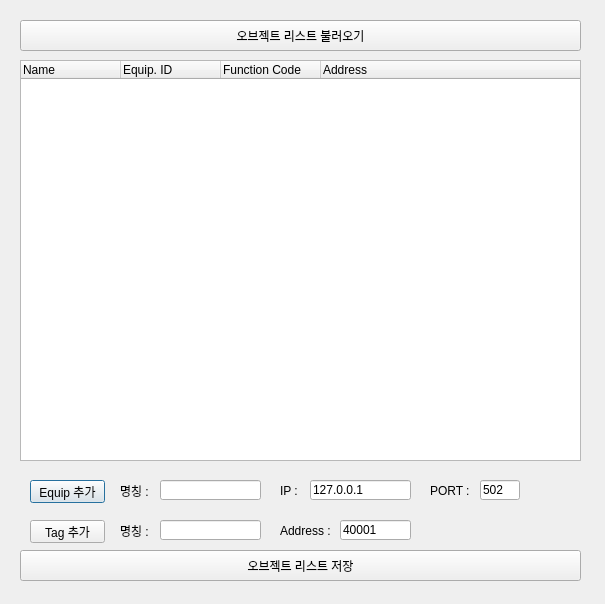
<?xml version="1.0" encoding="UTF-8"?>
<ui version="4.0">
 <class>Dialog</class>
 <widget class="QDialog" name="Dialog">
  <property name="geometry">
   <rect>
    <x>0</x>
    <y>0</y>
    <width>605</width>
    <height>604</height>
   </rect>
  </property>
  <property name="windowTitle">
   <string>Dialog</string>
  </property>
  <widget class="QTreeWidget" name="tree1">
   <property name="geometry">
    <rect>
     <x>20</x>
     <y>60</y>
     <width>561</width>
     <height>401</height>
    </rect>
   </property>
   <property name="editTriggers">
    <set>QAbstractItemView::AnyKeyPressed|QAbstractItemView::DoubleClicked</set>
   </property>
   <property name="selectionBehavior">
    <enum>QAbstractItemView::SelectRows</enum>
   </property>
   <column>
    <property name="text">
     <string>Name</string>
    </property>
   </column>
   <column>
    <property name="text">
     <string>Equip. ID</string>
    </property>
   </column>
   <column>
    <property name="text">
     <string>Function Code</string>
    </property>
   </column>
   <column>
    <property name="text">
     <string>Address</string>
    </property>
   </column>
  </widget>
  <widget class="QPushButton" name="add_equip">
   <property name="geometry">
    <rect>
     <x>30</x>
     <y>480</y>
     <width>75</width>
     <height>23</height>
    </rect>
   </property>
   <property name="text">
    <string>Equip 추가</string>
   </property>
  </widget>
  <widget class="QLineEdit" name="input_ip">
   <property name="geometry">
    <rect>
     <x>310</x>
     <y>480</y>
     <width>101</width>
     <height>20</height>
    </rect>
   </property>
   <property name="text">
    <string>127.0.0.1</string>
   </property>
  </widget>
  <widget class="QLabel" name="label">
   <property name="geometry">
    <rect>
     <x>280</x>
     <y>480</y>
     <width>56</width>
     <height>21</height>
    </rect>
   </property>
   <property name="text">
    <string>IP :</string>
   </property>
  </widget>
  <widget class="QLineEdit" name="input_port">
   <property name="geometry">
    <rect>
     <x>480</x>
     <y>480</y>
     <width>40</width>
     <height>20</height>
    </rect>
   </property>
   <property name="text">
    <string>502</string>
   </property>
  </widget>
  <widget class="QLabel" name="label_2">
   <property name="geometry">
    <rect>
     <x>430</x>
     <y>480</y>
     <width>56</width>
     <height>21</height>
    </rect>
   </property>
   <property name="text">
    <string>PORT :</string>
   </property>
  </widget>
  <widget class="QLineEdit" name="input_equipname">
   <property name="geometry">
    <rect>
     <x>160</x>
     <y>480</y>
     <width>101</width>
     <height>20</height>
    </rect>
   </property>
   <property name="text">
    <string/>
   </property>
  </widget>
  <widget class="QLabel" name="label_3">
   <property name="geometry">
    <rect>
     <x>120</x>
     <y>480</y>
     <width>56</width>
     <height>21</height>
    </rect>
   </property>
   <property name="text">
    <string>명칭 :</string>
   </property>
  </widget>
  <widget class="QPushButton" name="add_tag">
   <property name="geometry">
    <rect>
     <x>30</x>
     <y>520</y>
     <width>75</width>
     <height>23</height>
    </rect>
   </property>
   <property name="text">
    <string>Tag 추가</string>
   </property>
  </widget>
  <widget class="QLineEdit" name="input_tagname">
   <property name="geometry">
    <rect>
     <x>160</x>
     <y>520</y>
     <width>101</width>
     <height>20</height>
    </rect>
   </property>
   <property name="text">
    <string/>
   </property>
  </widget>
  <widget class="QLabel" name="label_4">
   <property name="geometry">
    <rect>
     <x>120</x>
     <y>520</y>
     <width>56</width>
     <height>21</height>
    </rect>
   </property>
   <property name="text">
    <string>명칭 :</string>
   </property>
  </widget>
  <widget class="QLineEdit" name="input_mbaddr">
   <property name="geometry">
    <rect>
     <x>340</x>
     <y>520</y>
     <width>71</width>
     <height>20</height>
    </rect>
   </property>
   <property name="text">
    <string>40001</string>
   </property>
  </widget>
  <widget class="QLabel" name="label_5">
   <property name="geometry">
    <rect>
     <x>280</x>
     <y>520</y>
     <width>56</width>
     <height>21</height>
    </rect>
   </property>
   <property name="text">
    <string>Address :</string>
   </property>
  </widget>
  <widget class="QPushButton" name="btn_save">
   <property name="geometry">
    <rect>
     <x>20</x>
     <y>550</y>
     <width>561</width>
     <height>31</height>
    </rect>
   </property>
   <property name="text">
    <string>오브젝트 리스트 저장</string>
   </property>
  </widget>
  <widget class="QPushButton" name="btn_load">
   <property name="geometry">
    <rect>
     <x>20</x>
     <y>20</y>
     <width>561</width>
     <height>31</height>
    </rect>
   </property>
   <property name="text">
    <string>오브젝트 리스트 불러오기</string>
   </property>
  </widget>
 </widget>
 <tabstops>
  <tabstop>tree1</tabstop>
  <tabstop>add_equip</tabstop>
  <tabstop>input_equipname</tabstop>
  <tabstop>input_ip</tabstop>
  <tabstop>input_port</tabstop>
  <tabstop>add_tag</tabstop>
  <tabstop>input_tagname</tabstop>
  <tabstop>input_mbaddr</tabstop>
 </tabstops>
 <resources/>
 <connections/>
</ui>
